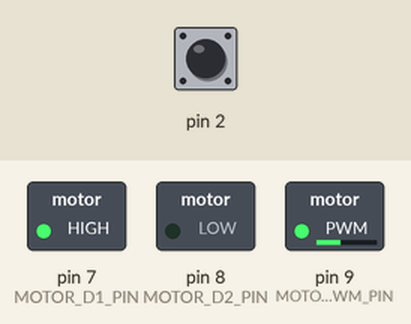
Bench run of a sketch on a simulated Arduino Uno, built with avr-gcc and run on an emulated ATmega328P. On the bench: switched loads named in the sketch (green lamp = pin HIGH). The test bench sets the inputs (shaded band); at power-on: pin 2 HIGH. What the sketch prints to the serial monitor is not drawn.

Above: at 0.1 s.
Timing chart, 0 to 1.6 s (numbered marks = the images above):
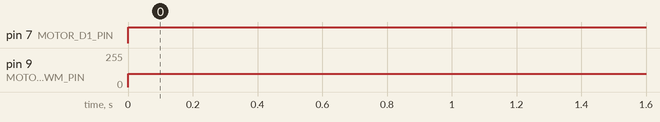

The sketch:

spectacular_jaiks1.ino
```cpp
#define MOTOR_D1_PIN 7
#define MOTOR_D2_PIN 8
#define MOTOR_PWM_PIN 9
bool previous_read;
int count = 0;
void setup() {
  pinMode(MOTOR_D1_PIN,OUTPUT);
  pinMode(MOTOR_D2_PIN,OUTPUT);
  pinMode(MOTOR_PWM_PIN,OUTPUT);

  pinMode(2, INPUT_PULLUP);
  Serial.begin(9600);
  Serial.println("Test Encoder");

}
void loop() {
  bool current_read = digitalRead(2);
  if((previous_read == 0) && (current_read == 1)){
	count++;
    Serial.println(count);
  }

  previous_read = current_read;
  setSpeed(-100);
  delay(1000);
}

void setSpeed(int speed){
  if (speed < 0){
    digitalWrite(MOTOR_D1_PIN,HIGH);
    digitalWrite(MOTOR_D2_PIN,LOW);
    analogWrite(MOTOR_PWM_PIN,abs(speed));
  }
  if (speed > 0){
    digitalWrite(MOTOR_D1_PIN,LOW);
    digitalWrite(MOTOR_D2_PIN,HIGH);
    analogWrite(MOTOR_PWM_PIN,abs(speed));
  }
}
```

Measured:
- by itself, pin 7 (MOTOR_D1_PIN): LOW → HIGH at 0.00 s
- by itself, pin 9 (MOTOR_PWM_PIN): 0/255 → 100/255 at 0.00 s
